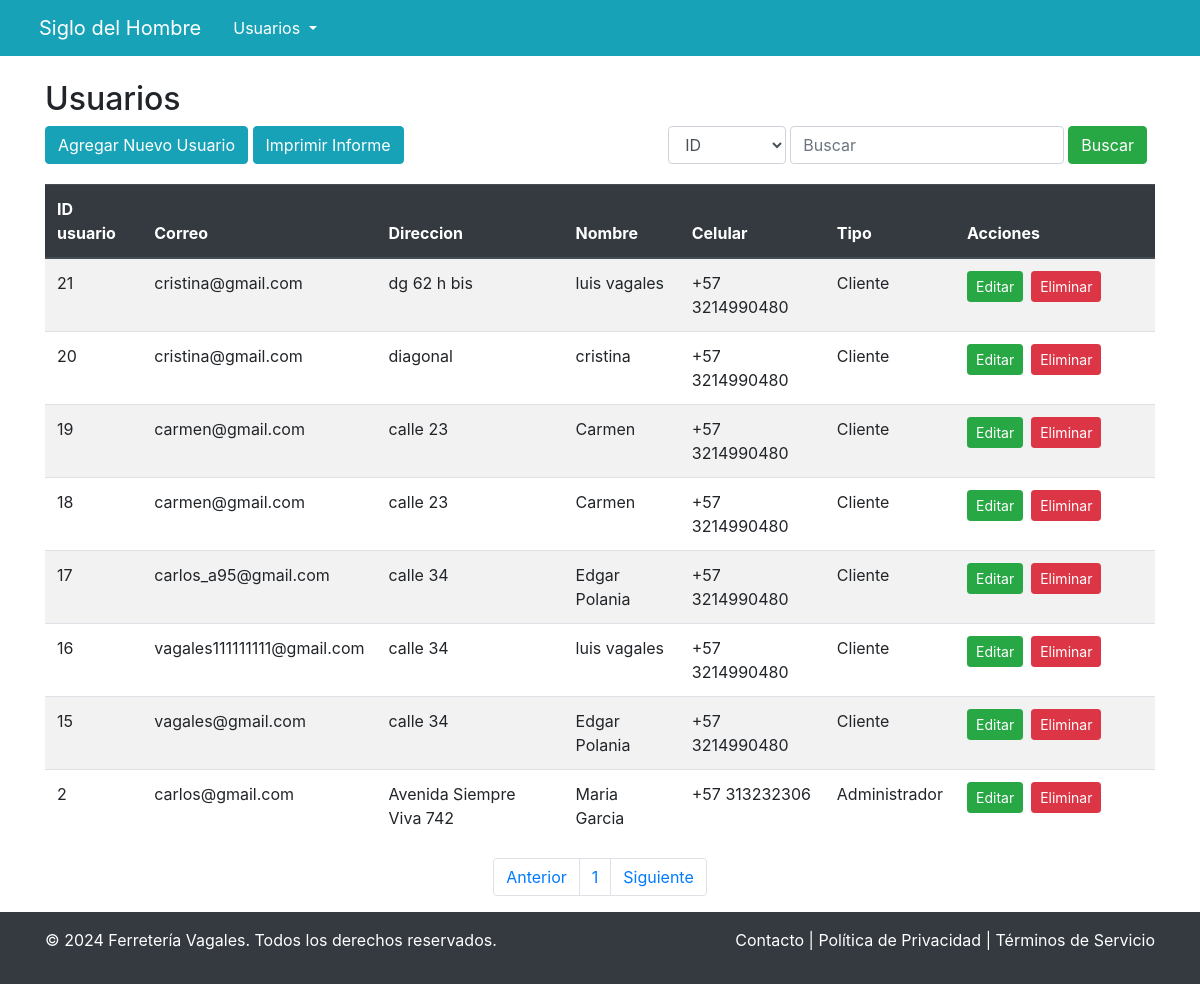
Page /usuarios/usuario.php on the earlier database version.
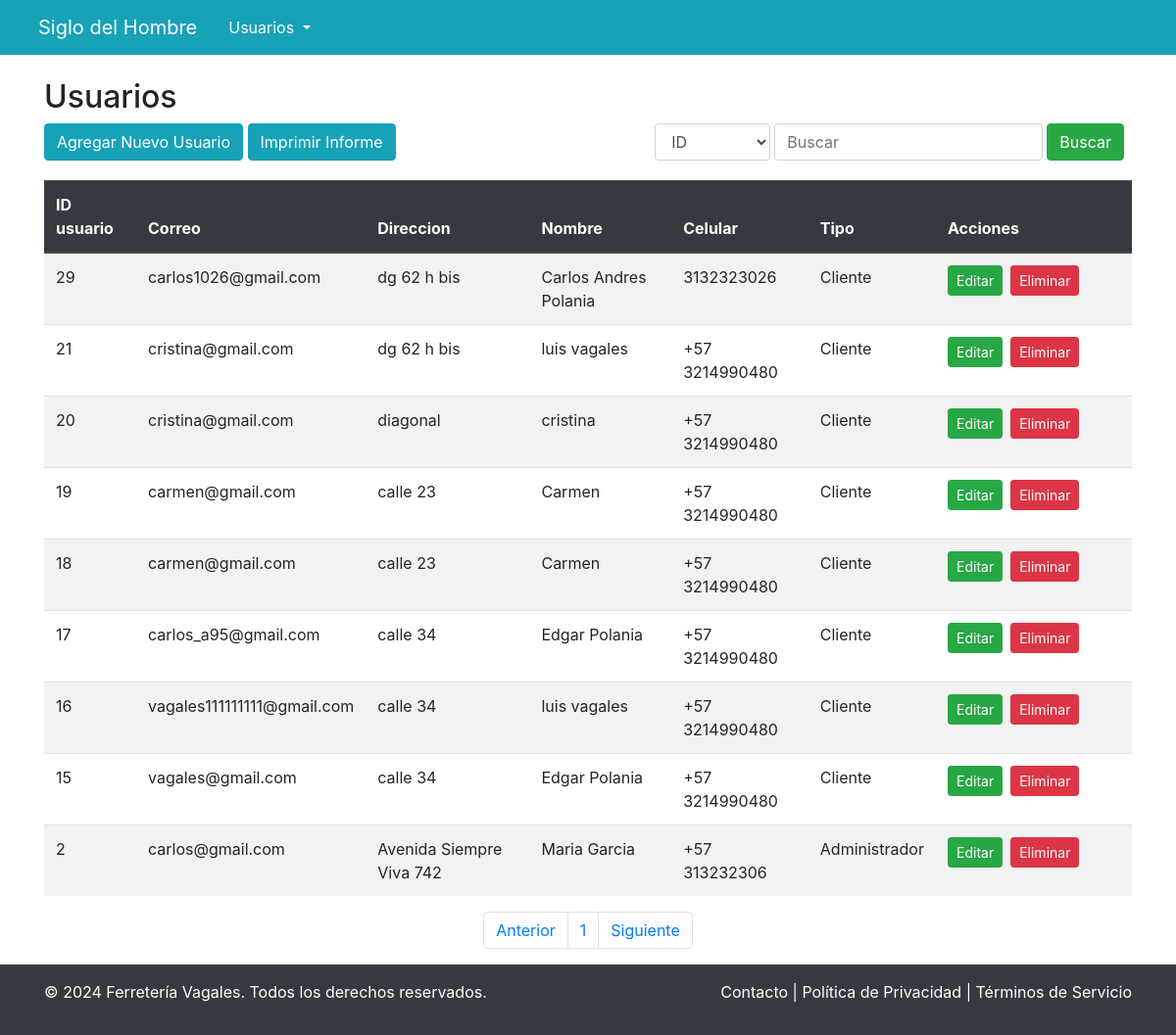
Same page on the later database version.
### tables this page shows
CREATE TABLE `usuario` (
  `id_usuario` int(11) NOT NULL,
  `nombre` varchar(255) NOT NULL,
  `correo` varchar(255) NOT NULL,
  `direccion` varchar(255) DEFAULT NULL,
  `password` varchar(50) DEFAULT NULL,
  `rol` int(11) NOT NULL,
  `id_tipo` int(11) NOT NULL,
  `celular` varchar(50) NOT NULL
);

CREATE TABLE `tipo_de_usuario` (
  `id_tipo` int(11) NOT NULL,
  `tipo` varchar(50) DEFAULT NULL
);

### usuarios/usuario.php (the view, shortened to what the changed rows need)
<!DOCTYPE html>
<html lang="es">
<head>
    <link rel="stylesheet" href="https://cdn.jsdelivr.net/npm/bootstrap@4.6.2/dist/css/bootstrap.min.css">
</head>
<body>
    <div class="d-flex flex-column min-vh-100">
        <main class="flex-fill">
            <div class="container mt-4">
                <h2>Usuarios</h2>
                <div>
                    <?php
                    require '../conexion.php';
                    if (isset($_GET['page'])){
                        $page = (int) $_GET['page'];
                        $page = (int) ($page - 1) * 10;
                        $sql = "SELECT usuario.id_usuario, usuario.correo, usuario.direccion,
                                       usuario.nombre, usuario.celular, tipo_de_usuario.tipo
                                FROM usuario
                                INNER JOIN tipo_de_usuario ON usuario.id_tipo=tipo_de_usuario.id_tipo
                                ORDER BY id_usuario
                                DESC
                                LIMIT 10 OFFSET $page";
                    }else{
                        $sql = "SELECT usuario.id_usuario, usuario.correo, usuario.direccion,
                                       usuario.nombre, usuario.celular, tipo_de_usuario.tipo
                        FROM usuario
                        INNER JOIN tipo_de_usuario ON usuario.id_tipo=tipo_de_usuario.id_tipo
                        ORDER BY id_usuario
                        DESC
                        LIMIT 10";
                    }
                    $result = $mysqli->query($sql);
                    if (!$result) {
                        echo "<div class='alert alert-danger'>Error en la consulta: " . $mysqli->error . "</div>";
                    } else {
                        if ($result->num_rows > 0) {
                            echo '<table class="table table-striped">
                                    <thead class="thead-dark">
                                        <tr>
                                          <th scope="col">ID usuario</th>
                                          <th scope="col">Correo</th>
                                          <th scope="col">Direccion</th>
                                          <th scope="col">Nombre</th>
                                          <th scope="col">Celular</th>
                                          <th scope="col">Tipo</th>
                                          <th scope="col" style="width: 200px">Acciones</th>
                                        </tr>
                                    </thead>
                                    <tbody>';
                            while ($row = $result->fetch_assoc()) {
                                echo '<tr>
                                        <td>' . htmlspecialchars($row["id_usuario"]) . '</td>
                                        <td>' . htmlspecialchars($row["correo"]) . '</td>
                                        <td>' . htmlspecialchars($row["direccion"]) . '</td>
                                        <td>' . htmlspecialchars($row["nombre"]) . '</td>
                                        <td>' . htmlspecialchars($row["celular"]) . '</td>
                                        <td>' . htmlspecialchars($row["tipo"]) . '</td>
                                        <td>
                                            <div class="d-flex justify-content-start">
                                                <a href="editar.usuario.php?id=' . urlencode($row["id_usuario"]) . '" class="btn btn-success btn-sm mr-2">Editar</a>
                                                <a href="eliminar.usuario.php?id=' . urlencode($row["id_usuario"]) . '" class="btn btn-danger btn-sm">Eliminar</a>
                                            </div>
                                        </td>
                                    </tr>';
                            }
                            echo '</tbody></table>';
                        } else {
                            echo "<div class='alert alert-info'>No hay registros de Usuarios.</div>";
                        }
                    }
                    ?>
                </div>
            </div>
        </main>
        <nav aria-label="Page navigation example">
            <ul class="pagination justify-content-center">
                <?php
                    $query_total = "SELECT COUNT(id_usuario) as usuarios FROM usuario";
                    $result_total = $mysqli->query($query_total);
                    $total_results = $result_total->fetch_assoc();
                    $total_results = (int) $total_results["usuarios"];
                    $pages = ($total_results / 10);
                    $pages = ceil($pages);
                    for ($i = 1; $i <=$pages; $i++){
                        echo '<li class="page-item">
                                <a class="page-link" href="usuario.php?page=' . urlencode($i) . '">' . htmlspecialchars($i). '</a>
                                </li>';
                    }
                    ?>
            </ul>
        </nav>
    </div>
</body>
</html>

Differences in the rows shown:
added usuario: id_usuario "29", correo "carlos1026@gmail.com", direccion "dg 62 h bis", nombre "Carlos Andres Polania", celular "3132323026", id_tipo.tipo "Cliente"
